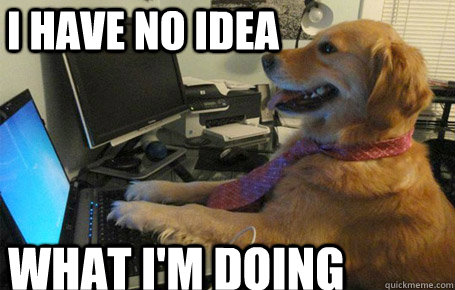
#> input picture _data/no_idea.jpg, 455 x 290 px
$ python s01e03.py
#> lines starting #> are read from the running program, lines starting #| are printed output that depends on the picture
import time

import cv2
import numpy as np
from matplotlib import pyplot as plt


def empty_callback(value):
    pass


# [60 lines left out: functions ex_1, ex_2, not called in this run]


def ex_3():
    img: np.ndarray = cv2.imread('./_data/no_idea.jpg', cv2.IMREAD_COLOR)
#> img is the input picture: shape (290, 455, 3); mean B, G, R 90.8, 103.5, 108

    if len(img.shape) == 2:
        print('grayscale')
    elif len(img.shape) == 3:
        print('color')
    else:
        raise ValueError('Too many channels')

    cpy = np.array(img)

    start_time = time.time()

    for i in range(0, 1):
        window_size = 3  # 3x3
        kernel_size = window_size // 2
        for i in range(kernel_size, cpy.shape[0] - kernel_size):
            for j in range(kernel_size, cpy.shape[1] - kernel_size):
                tmp = np.full((1, 3), 0, dtype=np.float64)
                # tmp = 0
                for k in range(-kernel_size, 1+kernel_size):
                    for l in range(-kernel_size, 1+kernel_size):
                        tmp += img[i + k, j + l]
                cpy[i, j] = np.round(tmp / (window_size*window_size))
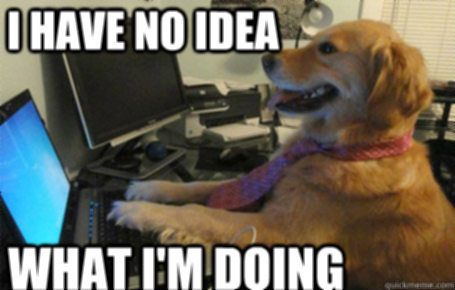
#> cpy: shape (290, 455, 3); mean B, G, R 90.8, 103.4, 108

    print("--- %s seconds ---" % (time.time() - start_time))

    start_time = time.time()
    for i in range(0, 1000):
        img_blurred = cv2.blur(img, (3, 3))
    print("--- %s seconds ---" % (time.time() - start_time))

    start_time = time.time()
    kernel = np.full((3, 3), 1/9, dtype=np.float32)
    for i in range(0, 1000):
        img_filter2d = cv2.filter2D(img, -1, kernel=kernel)
    print("--- %s seconds ---" % (time.time() - start_time))

    print(np.array_equal(img_blurred, img_filter2d))
#| True
    print(np.array_equal(img_blurred[1:-1, 1:-1], cpy[1:-1, 1:-1]))
#| True
    print(np.array_equal(cpy[1:-1, 1:-1], img_filter2d[1:-1, 1:-1]))
#| True

    key = ord('a')
    while key != ord('q'):

        cv2.imshow('img', img)
        cv2.imshow('cpy', cpy)
        cv2.imshow('img_blurred', img_blurred)
        cv2.imshow('img_filter2d', img_filter2d)
        # cv2.imshow('img_own_blur', img_after_threshold)
        # cv2.imshow('img_after_morphological', img_after_morphological)
        key = cv2.waitKey(50)
#> (key q is pressed here)

    cv2.destroyAllWindows()


def main():
    # ex_1()
    # ex_2()
    ex_3()


if __name__ == '__main__':
    main()
